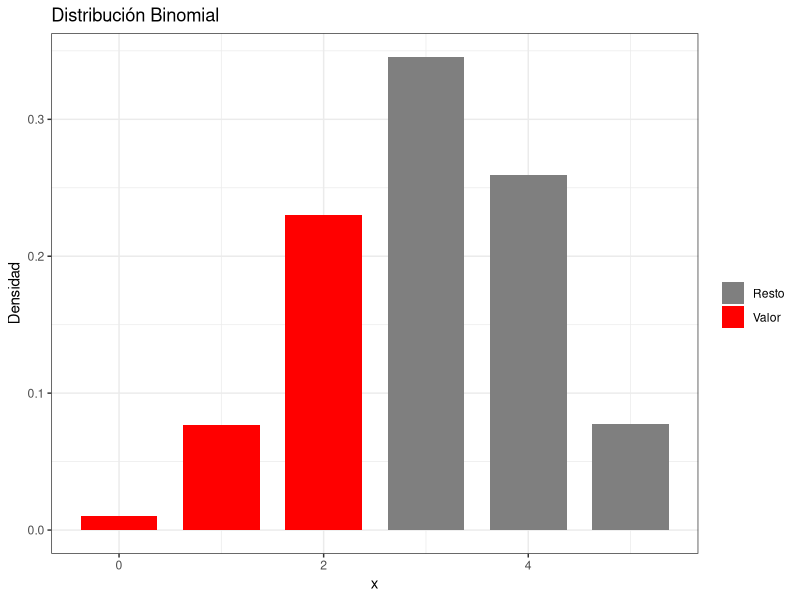
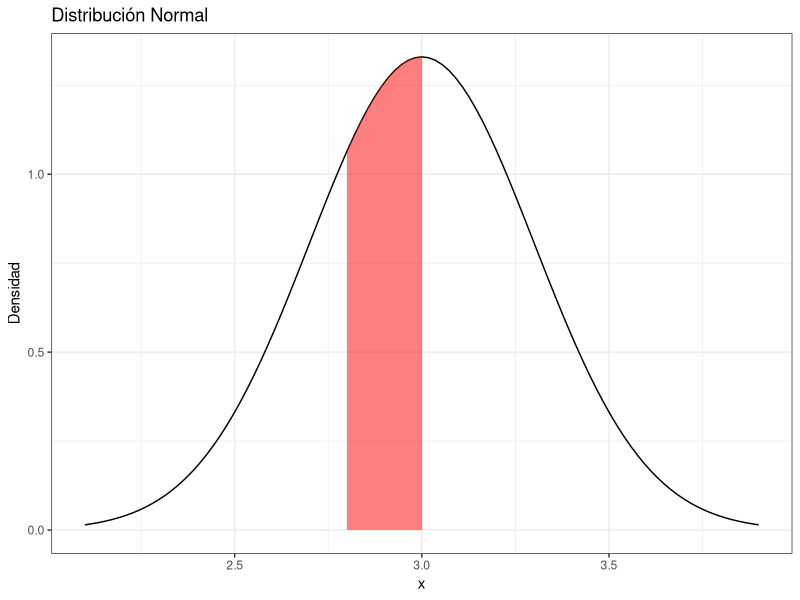
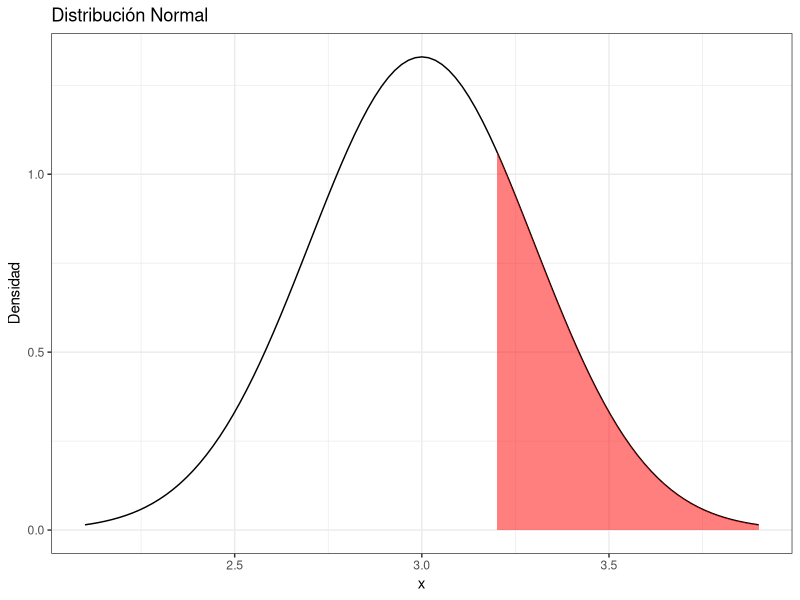
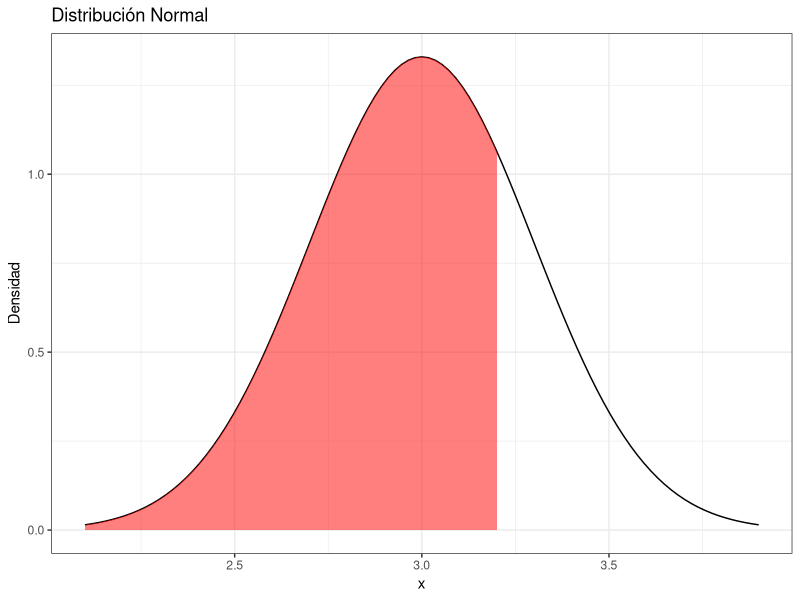
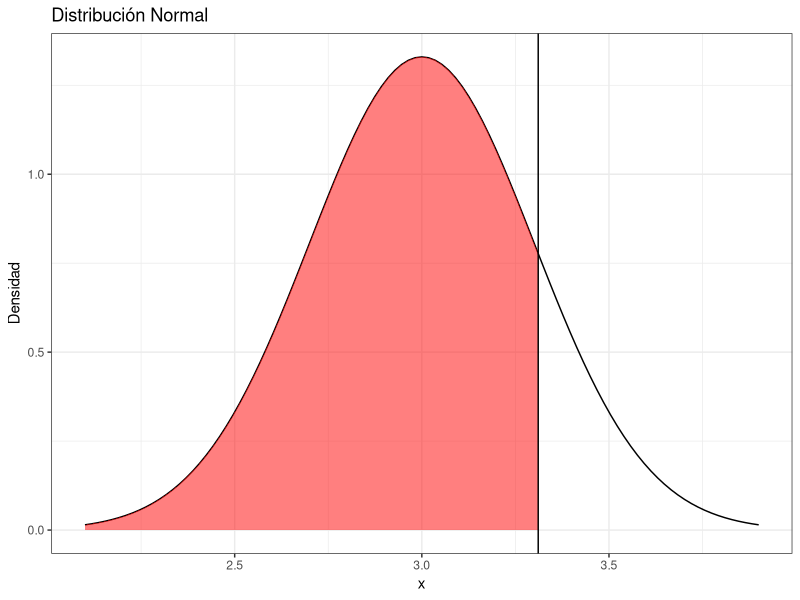
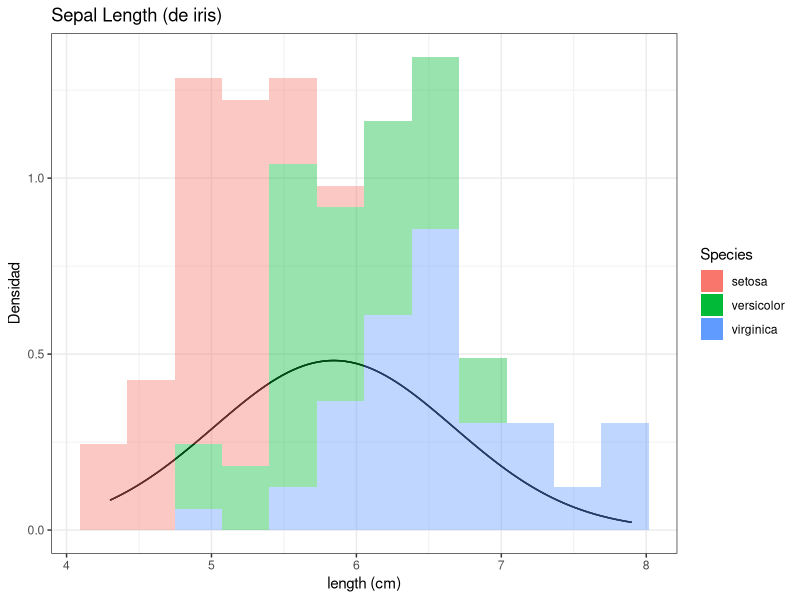
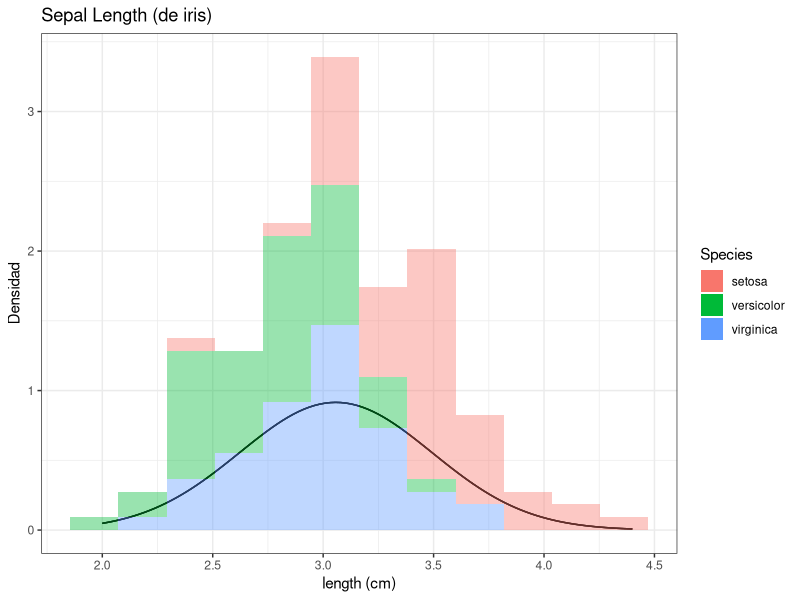
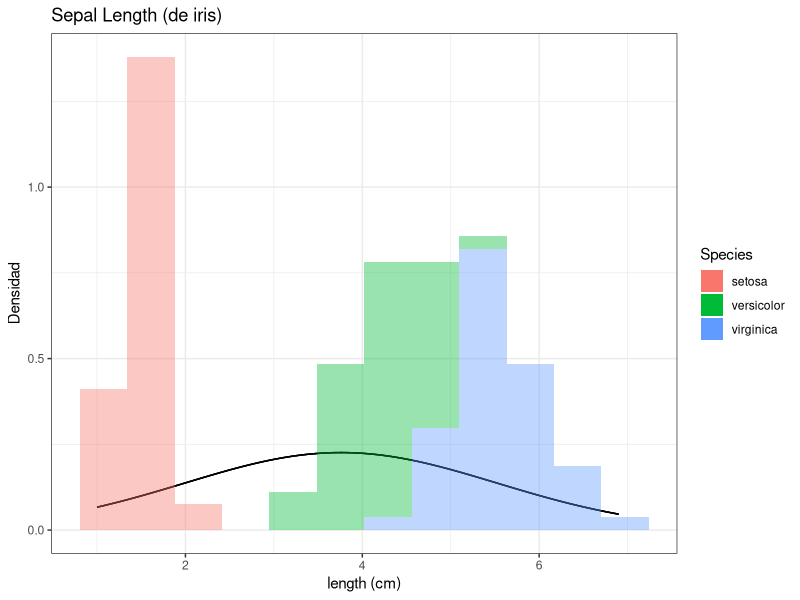

Write R code to recreate these figures, in order.
## ---- chunk 1
library(tidyverse)
library(GGally)
## ---- chunk 2
n = 5
p = 0.6
valor = 2
dbinom(valor, size = n, prob = p)
## ---- chunk 3
rango = 0:n
df = data.frame(x = rango, y = dbinom(rango, size = n, prob = p))

ggplot(df, aes(x = x, y = y, fill = factor(ifelse(x <= valor, "Valor", "Resto")))) +
  geom_bar(stat = "identity", width = 0.75) + xlab("x") + ylab("Densidad") +
  ggtitle("Distribución Binomial") +
  scale_fill_manual(name = "", values = c("grey50", "red")) + 
  theme_bw()
## ---- chunk 4
media <- 3
desv.tip <- 0.30
valor1 <- 3
valor2 <- 2.8
normal1 <- pnorm(valor1, mean = media, sd = desv.tip)
normal2 <- pnorm(valor2, mean = media, sd = desv.tip)
normal1
normal2
normal1 - normal2

## ---- chunk 5
rango <- c(media - 3 * desv.tip, media + 3 * desv.tip)
ggplot(data.frame(x = rango), aes(x = rango)) +
  stat_function(fun = dnorm, n = 101, args = list(mean = media, sd = desv.tip)) +
  geom_area(stat = 'function', fun = dnorm, args = list(mean = media, sd = desv.tip), fill = 'red', xlim = c(valor2, valor1), alpha = 0.5) +
  ylab("Densidad") + ggtitle("Distribución Normal") + xlab("x") + theme_bw()
## ---- chunk 6
valor <- 3.2
pnorm(valor, mean = media, sd = desv.tip)
pnorm(valor, mean = media, sd = desv.tip, lower.tail = FALSE)
## ---- chunk 7
1 - pnorm(valor, media, sd = desv.tip)
## ---- chunk 8
rango <- c(media - 3 * desv.tip, media + 3 * desv.tip)
ggplot(data.frame(x = rango), aes(x = rango)) +
  stat_function(fun = dnorm, n = 101, args = list(mean = media, sd = desv.tip)) +
  geom_area(stat = 'function',fun = dnorm, args = list(mean = media, sd = desv.tip), fill = 'red', xlim = c(valor, max(rango)), alpha = 0.5) +
  ylab("Densidad") + ggtitle("Distribución Normal") + xlab("x") + theme_bw()
## ---- chunk 9
valor <- 3.2
pnorm(valor, mean = media, sd = desv.tip)
## ---- chunk 10
rango <- c(media - 3 * desv.tip, media + 3 * desv.tip)
## ---- chunk 11
ggplot(data.frame(x = rango), aes(x = rango)) +
  stat_function(fun = dnorm, n = 101, args = list(mean = media, sd = desv.tip)) +
  geom_area(stat = 'function', fun = dnorm, args = list(mean = media, sd = desv.tip), fill = 'red', xlim = c(min(rango), valor), alpha = 0.5) +
  ylab("Densidad") + ggtitle("Distribución Normal") + xlab("x") + theme_bw()
## ---- chunk 12
a <- 0.85
qnorm(a, mean = media, sd = desv.tip)
qnorm(0.15, mean = media, sd = desv.tip, lower.tail = FALSE)
## ---- chunk 13
rango <- c(media - 3 * desv.tip, media + 3 * desv.tip)
## ---- chunk 14
ggplot(data.frame(x = rango), aes(x = rango)) +
  stat_function(fun = dnorm, n = 101, args = list(mean = media, sd = desv.tip)) +
  geom_area(stat = 'function', fun = dnorm, args = list(mean = media, sd = desv.tip), fill = 'red', xlim = c(min(rango), qnorm(a, mean = media, sd = desv.tip)), alpha = 0.5) +
  geom_vline(xintercept = qnorm(a, mean = media, sd = desv.tip)) +
  ylab("Densidad") + ggtitle("Distribución Normal") + xlab("x") + theme_bw()
## ---- chunk 15
r <- 15
rnorm(r, mean = media, sd = desv.tip)
## ---- chunk 16
# iris <- iris %>% group_by(Species)
media <- mean(iris$Sepal.Length)
desv.tip <- sd(iris$Sepal.Length)
media
desv.tip
## ---- chunk 17
ggplot(iris, aes(x=Sepal.Length, fill = Species)) + 
  stat_function(fun = dnorm, n = 101, args = list(mean = media, sd = desv.tip)) +
  geom_area(stat = 'function') +
  geom_histogram(aes(y = ..density..),bins = 12, alpha = 0.4) +
  ylab("Densidad") + 
  ggtitle("Sepal Length (de iris)") + 
  xlab("length (cm)") + 
  theme_bw()
## ---- chunk 18
media <- mean(iris$Sepal.Width)
desv.tip <- sd(iris$Sepal.Width)
media
desv.tip
## ---- chunk 19
ggplot(iris, aes(x=Sepal.Width, fill = Species)) + 
  stat_function(fun = dnorm, n = 101, args = list(mean = media, sd = desv.tip)) +
  geom_area(stat = 'function') +
  geom_histogram(aes(y = ..density..),bins = 12, alpha = 0.4) +
  ylab("Densidad") + 
  ggtitle("Sepal Length (de iris)") + 
  xlab("length (cm)") + 
  theme_bw()
## ---- chunk 20
media <- mean(iris$Petal.Length)
desv.tip <- sd(iris$Petal.Length)
media
desv.tip
## ---- chunk 21
ggplot(iris, aes(x=Petal.Length, fill = Species)) + 
  stat_function(fun = dnorm, n = 101, args = list(mean = media, sd = desv.tip)) +
  geom_area(stat = 'function') +
  geom_histogram(aes(y = ..density..),bins = 12, alpha = 0.4) +
  ylab("Densidad") + 
  ggtitle("Sepal Length (de iris)") + 
  xlab("length (cm)") + 
  theme_bw()
## ---- chunk 22
media <- mean(iris$Petal.Width)
desv.tip <- sd(iris$Petal.Width)
media
desv.tip
## ---- chunk 23
ggplot(iris, aes(x=Petal.Width, fill = Species)) + 
  stat_function(fun = dnorm, n = 101, args = list(mean = media, sd = desv.tip)) +
  geom_area(stat = 'function') +
  geom_histogram(aes(y = ..density..),bins = 12, alpha = 0.4) +
  ylab("Densidad") + 
  ggtitle("Sepal Length (de iris)") + 
  xlab("length (cm)") + 
  theme_bw()
## ---- chunk 24
ggpairs(iris, columns = 1:5, aes(fill = Species))
